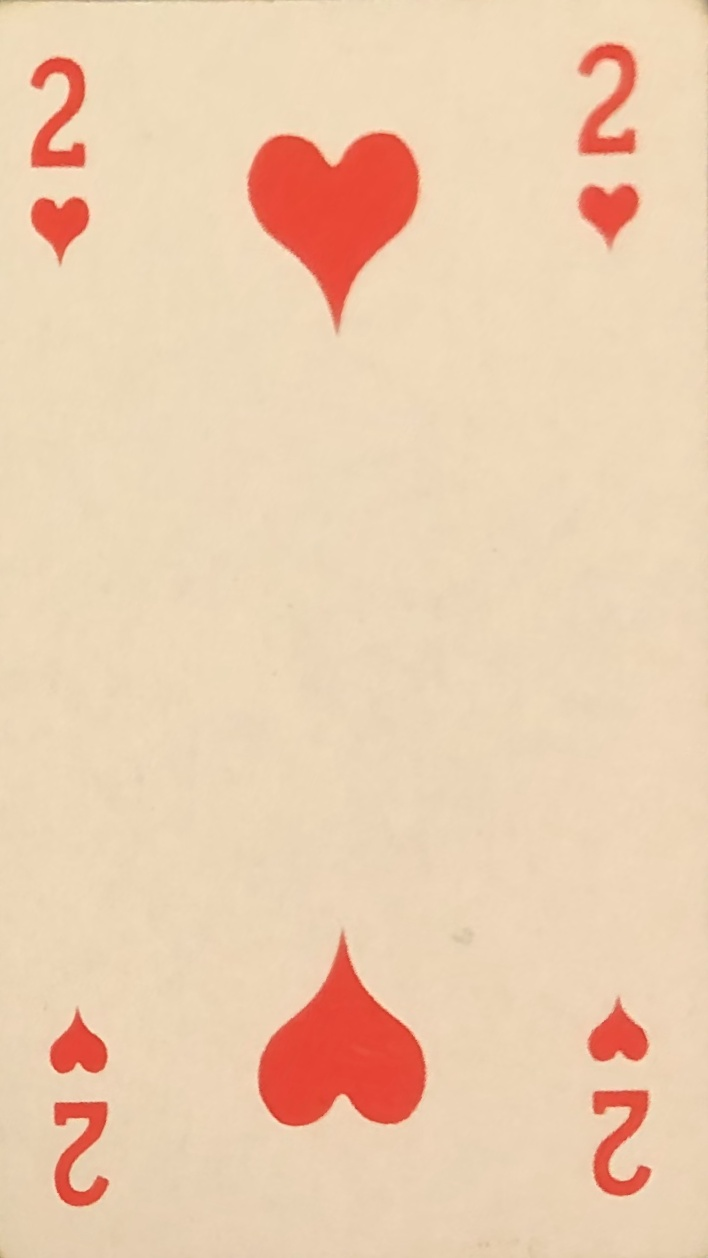
#> input picture presentation assets/1.jpg, 708 x 1258 px, given in place of 1.png, which was not available
$ python cards_finder.py
#> lines starting #> are read from the running program, lines starting #| are printed output that depends on the picture; after the words box and inside, x2 and y2 are one past the last pixel; in counts of white or black regions, pixels touching at a corner belong together; pictures that were not available may be replaced by others from this repository, and a replacement may not be noted
### utils.py
import numpy as np
import platform
import tempfile
import os
import matplotlib.pyplot as plt
from scipy import ndimage as ndi
import scipy as sp
# requires skimage package
import skimage as sk
from skimage import io as skio
import skimage.feature as skf
from scipy import ndimage as ndi
import skimage.morphology as morpho

# [164 lines of commented-out code are left out]


def strel(shape, size):
    """returns the chosen structuring element
     'diamond'  closed ball for the  L1 of radius size
     'disk'     closed ball for the  L2 of radius size
     'square'   square  of size size
    """

    if shape == 'diamond':
        return morpho.selem.diamond(size)
    if shape == 'disk':
        return morpho.selem.disk(size)
    if shape == 'square':
        return morpho.selem.square(size)

    raise RuntimeError('Erreur dans fonction strel: forme incomprise')


# [101 lines left out: functions main_one, main_two, main_three, not called in this run]

# [4 lines that do not run on import are left out]

### cards_finder.py
#!/usr/bin/env python3
# -*- coding: utf-8 -*-
"""
Created on Wed Nov 20 09:03:08 2019

@author: ath5247
"""

import numpy as np
import argparse
import skimage.morphology as morpho
import matplotlib.pyplot as plt
from utils import *
import cv2


DEBUG = True


def shi(_img):
    plt.imshow(cv2.cvtColor(_img, cv2.COLOR_BGR2RGB))
    plt.show()


# [67 lines left out: functions order_points, four_point_transform, not called in this run]


def read_image(path):
    return cv2.imread(path)


def resize_image(img, scale=0.2):
    new_size = (int(img.shape[1] * scale), int(img.shape[0] * scale))
    return cv2.resize(img, new_size)


def select_val(img):
    img_hsv = cv2.cvtColor(img, cv2.COLOR_BGR2HSV)
    return img_hsv[:,:,2]


def fill_holes(img):
    img_seed = np.copy(img)
    img_seed[1:-1, 1:-1] = 255
    img_mask = img
    img_filled = morpho.reconstruction(img_seed, img_mask, method='erosion')

    return img_filled.astype(np.uint8)


def crop_transform(img_orig, img_bin):
    cards = []

    contours, _ = cv2.findContours(img_bin, cv2.RETR_TREE, cv2.CHAIN_APPROX_SIMPLE)

    contours = sorted(contours, key=cv2.contourArea, reverse=True)
    areas = [cv2.contourArea(cnt) for cnt in contours]
    cards_cnts = []
    # we assume that at least one card is present
    prev_area = areas[0]

    for cnt, area in zip(contours, areas):
        ratio = float(area) / prev_area
        if ratio > 0.5:
            cards_cnts.append(cnt)
            prev_area = area
        else:
            break

    for cnt in cards_cnts:
        err = 0.1 * cv2.arcLength(cnt, True)
        approx = cv2.approxPolyDP(cnt, err, True)

        several_cards = False

        if (len(approx) == 4):
            approx = approx.reshape((4, 2))

            img_cnt = np.zeros_like(img_bin, dtype=np.uint8)
            cv2.drawContours(img_cnt, [cnt], -1, 255, cv2.FILLED)
            img_approx = np.zeros_like(img_bin, dtype=np.uint8)
            cv2.fillConvexPoly(img_approx, approx, 255)
            img_diff = np.bitwise_xor(img_approx, img_cnt)
            img_ref = np.bitwise_or(img_approx, img_cnt)
            if np.count_nonzero(img_diff) / np.count_nonzero(img_ref) > 0.1:
                several_cards = True
            else:
                found_card = four_point_transform(img_orig, approx)
                ratio = found_card.shape[0] / found_card.shape[1]
                if not np.isclose(ratio, 3.5 / 2.5, rtol=0.3):
                    several_cards = True
                else:
                    cards.append(found_card)

        if (len(approx) > 4 or several_cards):
            pass

    return cards


def select_cards(img):
    img_gray = cv2.cvtColor(img, cv2.COLOR_BGR2GRAY)

    img_filled = fill_holes(img_gray)
    img_blur = cv2.GaussianBlur(img_filled, (7, 7), 0)
    img_open = cv2.morphologyEx(img_blur, cv2.MORPH_OPEN, strel('diamond', 3))
    _, img_thr = cv2.threshold(img_open, 0, 255, cv2.THRESH_BINARY | cv2.THRESH_OTSU)

    found_cards = crop_transform(img, img_thr)
    return found_cards


def main():
    # [6 lines of commented-out code are left out]
    img = read_image("test/1.png")
#> in read_image, returned value is the input picture: shape (1258, 708, 3); mean B, G, R 176.5, 205.8, 236.1
    img_resized = resize_image(img)
    cards = select_cards(img_resized)
#> in select_cards, `img_gray = cv2.cvtColor(img, cv2.COLOR_BGR2GRAY)`:
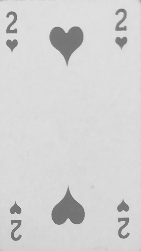
#> img_gray: shape (251, 141); min 103, max 226, mean 211.5
#> in fill_holes, `img_seed[1:-1, 1:-1] = 255`:
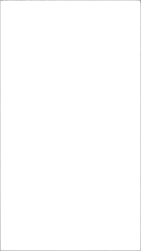
#> img_seed: shape (251, 141); min 164, max 255, mean 254.1
#> in fill_holes, `img_filled = morpho.reconstruction(img_seed, img_mask, method='erosion')`:
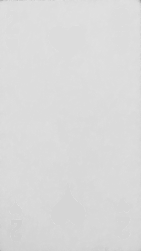
#> img_filled: shape (251, 141) float64; min 164, max 226, mean 218.1
#> in select_cards, `_, img_thr = cv2.threshold(img_open, 0, 255, cv2.THRESH_BINARY | cv2.T..`:
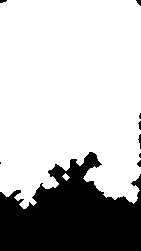
#> img_thr: shape (251, 141); 73.9% white; 9 black regions (7 under 20 px)
#> in crop_transform, `contours, _ = cv2.findContours(img_bin, cv2.RETR_TREE, cv2.CHAIN_APPRO..`: contours = 2 contours; box (x1, y1, x2, y2) and area: (0, 0, 141, 209) 25714, (62, 173, 70, 181) 24
#> in crop_transform, `areas = [cv2.contourArea(cnt) for cnt in contours]`: areas = [25714, 24]
#> in crop_transform, `prev_area = areas[0]`: prev_area = 25714
#> the loop in crop_transform, `for cnt, area in zip(contours, areas):` made 2 passes
#> (area, ratio, prev_area) on pass 1: (25714, 1, 25714)
#> (cnt, area, ratio) on pass 2: ([[65, 173], [62, 176], [66, 180], [69, 177]], 24, 0.000933)
#> after the loop in crop_transform, `for cnt, area in zip(contours, areas):`: cards_cnts = 1 contour; box (x1, y1, x2, y2) and area: (0, 0, 141, 209) 25714
#> the loop in crop_transform, `for cnt in cards_cnts:` made 1 pass
#> (err, approx, several_cards) on pass 1: (90.53, [[0, 3], [0, 191], [133, 203], [140, 6]], True)
#> pass 1, in crop_transform, `img_diff = np.bitwise_xor(img_approx, img_cnt)`:
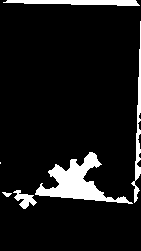
#> img_diff: shape (251, 141); 8.9% white; 6 white regions (1 under 20 px), largest, box (x1, y1, x2, y2) and area: (35, 152, 133, 204) 1799, (3, 0, 140, 6) 599, (131, 21, 141, 203) 519, (13, 190, 37, 209) 214, (2, 192, 12, 197) 28
#> pass 1, in crop_transform, `img_ref = np.bitwise_or(img_approx, img_cnt)`:
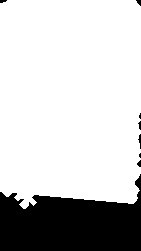
#> img_ref: shape (251, 141); 79% white; 8 black regions (6 under 20 px), largest, box (x1, y1, x2, y2) and area: (0, 174, 141, 251) 7322, (138, 134, 141, 149) 24
#> after the loop in crop_transform, `for cnt in cards_cnts:`:
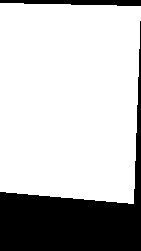
#> img_approx: shape (251, 141); 75.3% white; 2 black regions, box (x1, y1, x2, y2) and area: (0, 21, 141, 251) 8124, (0, 0, 141, 6) 634
#> after the loop in crop_transform, `for cnt in cards_cnts:`: img_cnt: shape (251, 141); 73.8% white; 9 black regions (7 under 20 px), largest, box (x1, y1, x2, y2) and area: (0, 152, 141, 251) 9157, (138, 134, 141, 149) 24
#> after the loop in crop_transform, `for cnt in cards_cnts:`: cards = []; ratio = 0.000933
#> in select_cards, `found_cards = crop_transform(img, img_thr)`: found_cards = []
#> cards = []
    for card in cards:
        shi(card)
#> this loop made 0 passes


if __name__ == '__main__':
    main()

$ run again, with presentation assets/0.jpg copied over presentation assets/1.jpg
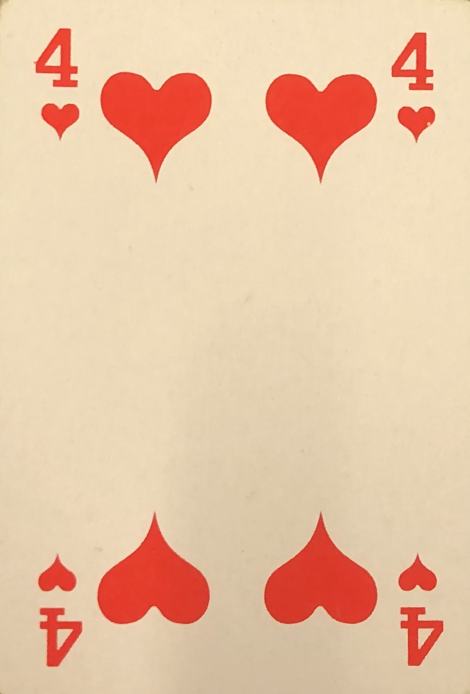
#> input picture presentation assets/0.jpg, 940 x 1388 px, given in place of 1.png, which was not available (shown at 1/2 size)
#> in read_image, returned value is the input picture: shape (1388, 940, 3); mean B, G, R 167.3, 197.4, 232.8
#> in select_cards, `_, img_thr = cv2.threshold(img_open, 0, 255, cv2.THRESH_BINARY | cv2.T..`:
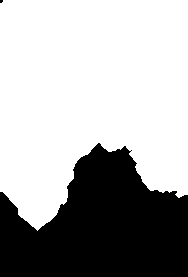
#> img_thr: shape (277, 188); 67% white; 2 black regions (1 under 20 px)
#> contours = 2 contours, 1 with area under 20; largest, box (x1, y1, x2, y2) and area: (0, 0, 188, 231) 34485
#> areas = [34485, 2]
#> in crop_transform, `prev_area = areas[0]`: prev_area = 34485
#> the loop in crop_transform, `for cnt, area in zip(contours, areas):` made 2 passes
#> (area, ratio, prev_area) on pass 1: (34485, 1, 34485)
#> after the loop in crop_transform, `for cnt, area in zip(contours, areas):`: cards_cnts = 1 contour; box (x1, y1, x2, y2) and area: (0, 0, 188, 231) 34485
#> the loop in crop_transform, `for cnt in cards_cnts:` made 1 pass
#> (err, approx, several_cards) on pass 1: (89.34, [[3, 0], [18, 214], [187, 194], [187, 0]], True)
#> after the loop in crop_transform, `for cnt in cards_cnts:`:
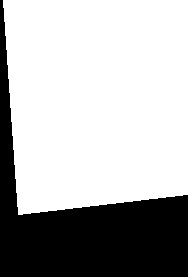
#> img_approx: shape (277, 188); 70% white; 1 black region, box (x1, y1, x2, y2) and area: (0, 0, 188, 277) 15613
#> after the loop in crop_transform, `for cnt in cards_cnts:`: cards = []; ratio = 5.8e-05
#> found_cards = []

$ run again, with presentation assets/3.jpg copied over presentation assets/1.jpg
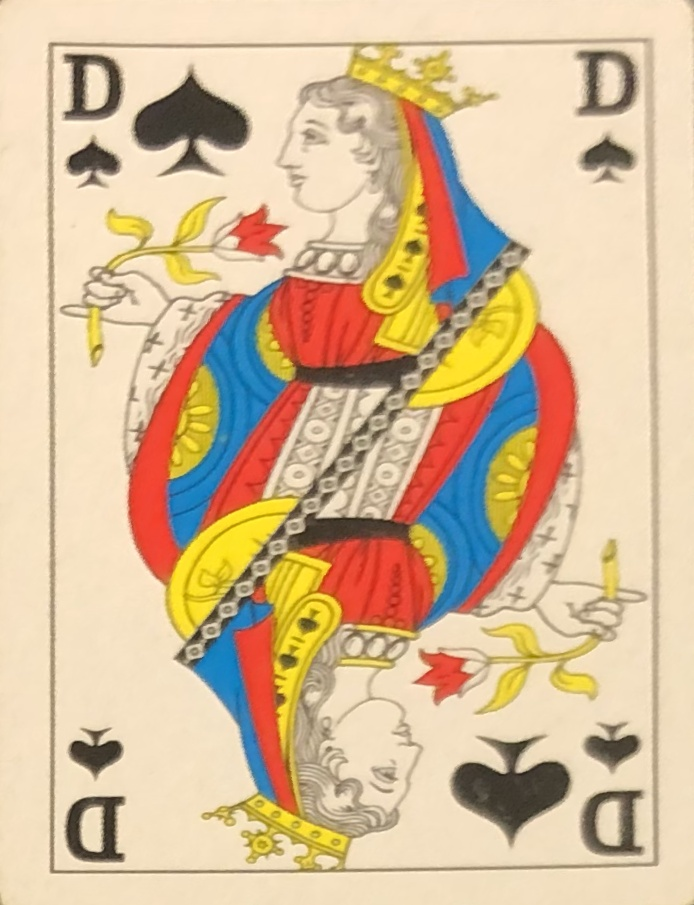
#> input picture presentation assets/3.jpg, 694 x 905 px, given in place of 1.png, which was not available
#> in read_image, returned value is the input picture: shape (905, 694, 3); mean B, G, R 153.1, 187.7, 214.7
#> in select_cards, `_, img_thr = cv2.threshold(img_open, 0, 255, cv2.THRESH_BINARY | cv2.T..`:
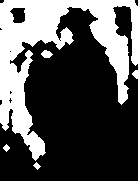
#> img_thr: shape (181, 138); 32.4% white; 5 white regions
#> contours = 10 contours, 4 with area under 20; largest, box (x1, y1, x2, y2) and area: (0, 0, 138, 161) 7616, (9, 7, 26, 24) 202, (41, 50, 53, 58) 54, (132, 70, 138, 79) 28, (33, 162, 41, 170) 24, (3, 144, 10, 152) 24
#> areas = [7616, 202.5, 53.5, 27.5, 24, 24, 12, 7, 2, 2]
#> in crop_transform, `prev_area = areas[0]`: prev_area = 7616
#> the loop in crop_transform, `for cnt, area in zip(contours, areas):` made 2 passes
#> (area, ratio, prev_area) on pass 1: (7616, 1, 7616)
#> after the loop in crop_transform, `for cnt, area in zip(contours, areas):`: cards_cnts = 1 contour; box (x1, y1, x2, y2) and area: (0, 0, 138, 161) 7616
#> the loop in crop_transform, `for cnt in cards_cnts:` made 1 pass
#> (err, approx, several_cards) on pass 1: (116.6, [[134, 0], [35, 160]], False)
#> after the loop in crop_transform, `for cnt in cards_cnts:`: cards = []; ratio = 0.0266
#> found_cards = []
